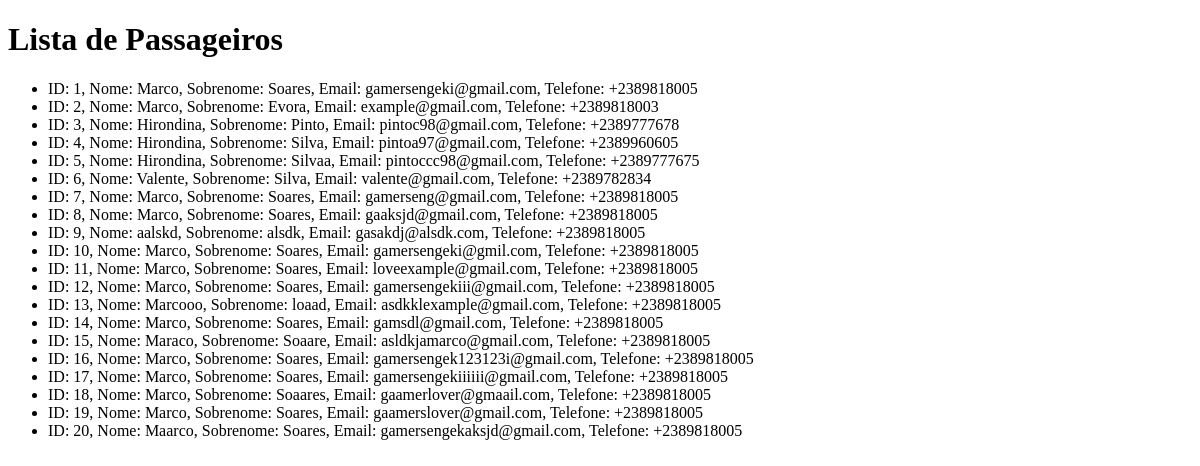
Before: /listar_passageiros with the older database file.
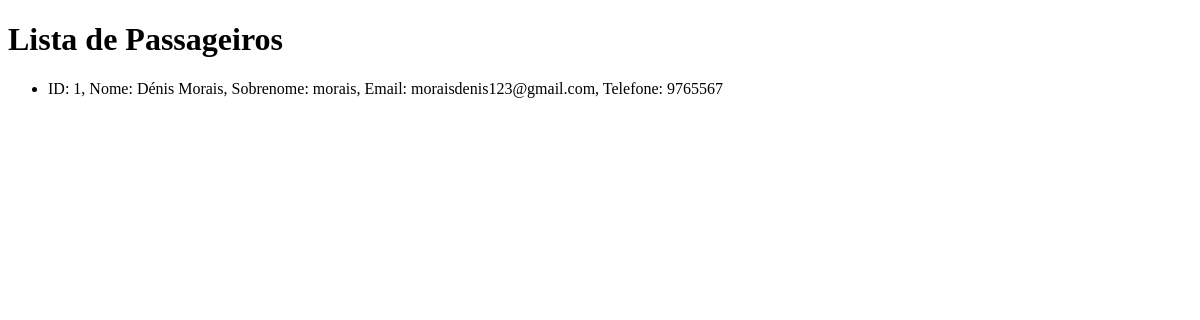
After: the same page with the newer database file.
### tables this page shows
CREATE TABLE Passageiros (
                    id INTEGER PRIMARY KEY,
                    nome TEXT NOT NULL,
                    sobrenome TEXT NOT NULL,
                    email TEXT NOT NULL UNIQUE,
                    telefone TEXT
                , bi TEXT NOT NULL DEFAULT '', passaporte TEXT NOT NULL DEFAULT '');

### app.py (the view)
@app.route('/listar_passageiros')
def listar_passageiros():
    conn = conectar_bd()
    cursor = conn.cursor()
    cursor.execute('''SELECT * FROM Passageiros''')
    passageiros = cursor.fetchall()
    conn.close()
    return render_template('passageiros.html', passageiros=passageiros)

### app.py (called while the page is built)
def conectar_bd():
    conn = sqlite3.connect('companhia_aerea.db')
    conn.row_factory = sqlite3.Row
    return conn

### templates/passageiros.html (shortened to what this page needs)
<!DOCTYPE html>
<html lang="en">
<head>
</head>
<body>
    <h1>Lista de Passageiros</h1>
    <ul>
        {% for passageiro in passageiros %}
        <li>ID: {{ passageiro['id'] }}, Nome: {{ passageiro['nome'] }}, Sobrenome: {{ passageiro['sobrenome'] }}, Email: {{ passageiro['email'] }}, Telefone: {{ passageiro['telefone'] }}</li>
        {% endfor %}
    </ul>
</body>
</html>

Changed rows visible on the page:
removed Passageiros: id "2", nome "Marco", sobrenome "Evora", email "example@gmail.com", telefone "+2389818003"
removed Passageiros: id "3", nome "Hirondina", sobrenome "Pinto", email "pintoc98@gmail.com", telefone "+2389777678"
removed Passageiros: id "4", nome "Hirondina", sobrenome "Silva", email "pintoa97@gmail.com", telefone "+2389960605"
removed Passageiros: id "5", nome "Hirondina", sobrenome "Silvaa", email "pintoccc98@gmail.com", telefone "+2389777675"
removed Passageiros: id "6", nome "Valente", sobrenome "Silva", email "valente@gmail.com", telefone "+2389782834"
removed Passageiros: id "7", nome "Marco", sobrenome "Soares", email "gamerseng@gmail.com", telefone "+2389818005"
removed Passageiros: id "8", nome "Marco", sobrenome "Soares", email "gaaksjd@gmail.com", telefone "+2389818005"
removed Passageiros: id "9", nome "aalskd", sobrenome "alsdk", email "gasakdj@alsdk.com", telefone "+2389818005"
removed Passageiros: id "10", nome "Marco", sobrenome "Soares", email "gamersengeki@gmil.com", telefone "+2389818005"
removed Passageiros: id "11", nome "Marco", sobrenome "Soares", email "loveexample@gmail.com", telefone "+2389818005"
removed Passageiros: id "12", nome "Marco", sobrenome "Soares", email "gamersengekiii@gmail.com", telefone "+2389818005"
removed Passageiros: id "13", nome "Marcooo", sobrenome "loaad", email "asdkklexample@gmail.com", telefone "+2389818005"
removed Passageiros: id "14", nome "Marco", sobrenome "Soares", email "gamsdl@gmail.com", telefone "+2389818005"
removed Passageiros: id "15", nome "Maraco", sobrenome "Soaare", email "asldkjamarco@gmail.com", telefone "+2389818005"
removed Passageiros: id "16", nome "Marco", sobrenome "Soares", email "gamersengek123123i@gmail.com", telefone "+2389818005"
removed Passageiros: id "17", nome "Marco", sobrenome "Soares", email "gamersengekiiiiii@gmail.com", telefone "+2389818005"
removed Passageiros: id "18", nome "Marco", sobrenome "Soaares", email "gaamerlover@gmaail.com", telefone "+2389818005"
removed Passageiros: id "19", nome "Marco", sobrenome "Soares", email "gaamerslover@gmail.com", telefone "+2389818005"
removed Passageiros: id "20", nome "Maarco", sobrenome "Soares", email "gamersengekaksjd@gmail.com", telefone "+2389818005"
changed Passageiros id 1: nome "Marco" → "Dénis Morais"; sobrenome "Soares" → "morais"; email "gamersengeki@gmail.com" → "moraisdenis123@gmail.com"; telefone "+2389818005" → "9765567"
